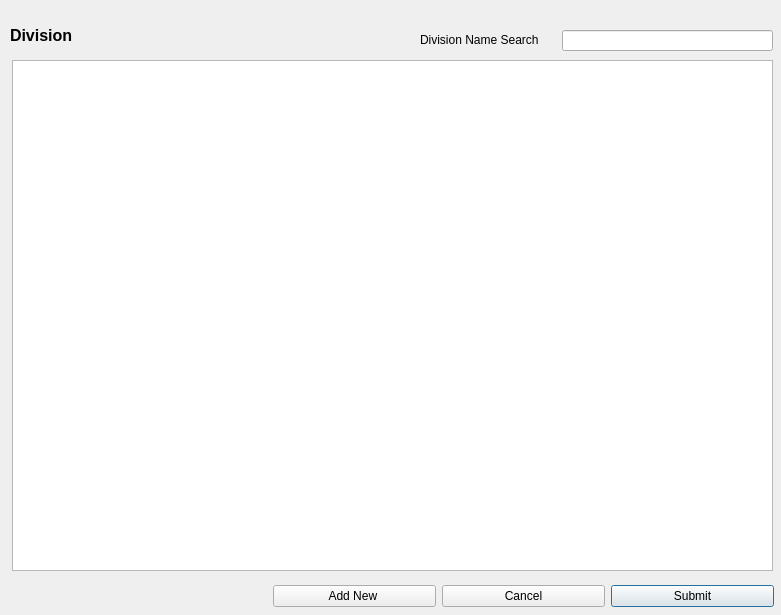
<?xml version="1.0" encoding="UTF-8"?>
<ui version="4.0">
 <class>DivisionSelector</class>
 <widget class="QDialog" name="DivisionSelector">
  <property name="geometry">
   <rect>
    <x>0</x>
    <y>0</y>
    <width>781</width>
    <height>615</height>
   </rect>
  </property>
  <property name="windowTitle">
   <string>Dialog</string>
  </property>
  <widget class="QWidget" name="layoutWidget">
   <property name="geometry">
    <rect>
     <x>273</x>
     <y>580</y>
     <width>501</width>
     <height>32</height>
    </rect>
   </property>
   <layout class="QHBoxLayout" name="horizontalLayout">
    <item>
     <widget class="QPushButton" name="pushButton">
      <property name="text">
       <string>Add New </string>
      </property>
     </widget>
    </item>
    <item>
     <widget class="QPushButton" name="cancel">
      <property name="text">
       <string>Cancel</string>
      </property>
     </widget>
    </item>
    <item>
     <widget class="QPushButton" name="submit">
      <property name="text">
       <string>Submit</string>
      </property>
      <property name="default">
       <bool>true</bool>
      </property>
     </widget>
    </item>
   </layout>
  </widget>
  <widget class="QTableView" name="divisionTable">
   <property name="geometry">
    <rect>
     <x>12</x>
     <y>60</y>
     <width>761</width>
     <height>511</height>
    </rect>
   </property>
  </widget>
  <widget class="QLabel" name="label">
   <property name="geometry">
    <rect>
     <x>420</x>
     <y>30</y>
     <width>151</width>
     <height>20</height>
    </rect>
   </property>
   <property name="text">
    <string>Division Name Search</string>
   </property>
  </widget>
  <widget class="QLineEdit" name="searchText">
   <property name="geometry">
    <rect>
     <x>562</x>
     <y>30</y>
     <width>211</width>
     <height>21</height>
    </rect>
   </property>
  </widget>
  <widget class="QLabel" name="label_2">
   <property name="geometry">
    <rect>
     <x>10</x>
     <y>25</y>
     <width>191</width>
     <height>21</height>
    </rect>
   </property>
   <property name="font">
    <font>
     <pointsize>12</pointsize>
     <weight>75</weight>
     <bold>true</bold>
    </font>
   </property>
   <property name="text">
    <string>Division</string>
   </property>
  </widget>
 </widget>
 <tabstops>
  <tabstop>searchText</tabstop>
  <tabstop>cancel</tabstop>
  <tabstop>submit</tabstop>
  <tabstop>divisionTable</tabstop>
 </tabstops>
 <resources/>
 <connections/>
</ui>
